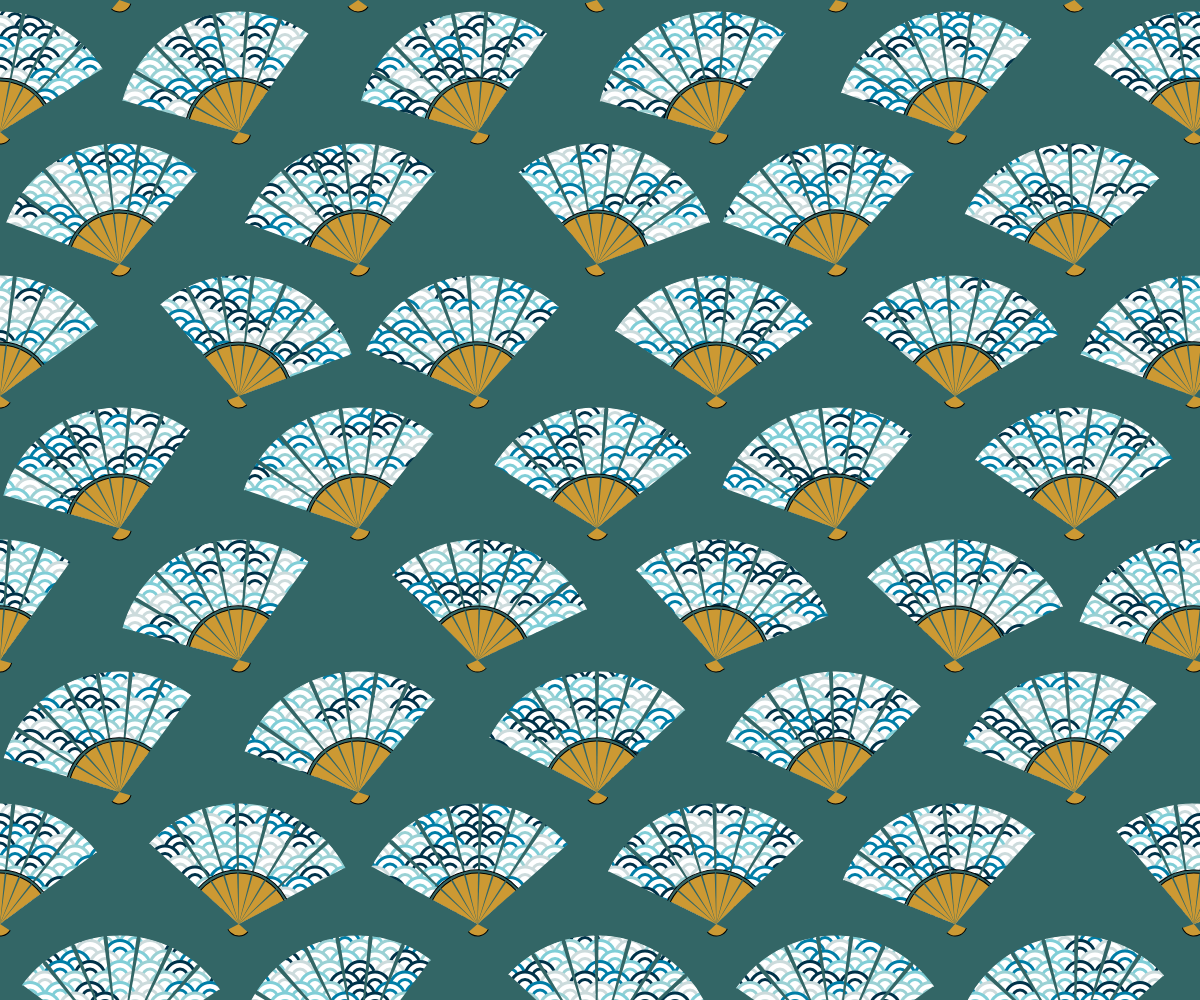
Frame 1 (no input)
Frame 2 (the mouse pressed at the canvas centre, redrawn once): identical to frame 1, image omitted

The p5.js sketch that drew this single still picture (run headless with seeded random() and noise() and a simulated clock; the mouse was pressed at the canvas centre and the sketch redrawn once):

// p5.js sketch
// ── sketch.js
"use strict"

const COLORS = ["#CCDBDC", "#9AD1D4", "#80CED7", "#007EA7", "#003249"];
const WHITE  = "#FFFFFF";
const BLACK  = "#336666";
const BROWN  = "#CC9933";

let myGraphics;

function setup(){
	createCanvas(windowWidth, windowHeight);
	angleMode(DEGREES); rectMode(CENTER); imageMode(CENTER);
	textAlign(CENTER, CENTER); textSize(14);
	noLoop();

	myGraphics = new MyGraphics(windowWidth, windowHeight);
}

function draw(){
	background(BLACK);
	noFill();
	noStroke();

	myGraphics.draw();
}

function getColor(colors){
	return colors[floor(random()*colors.length)];
}

class MyGraphics{

	constructor(w, h){
		this._w = w;
		this._h = h;
		this._main = createGraphics(w, h);
		this._main.angleMode(DEGREES);
		this._mask = createGraphics(w, h);
		this._mask.angleMode(DEGREES);
		this._parts = createGraphics(w, h);
		this._parts.angleMode(DEGREES);
		this.setup();
	}

	setup(){

		{
			// Main
			const dia = 30;
			const weight = dia * 0.1;
			const pX = dia;
			const pY = dia * 0.35;
			const rows = floor(this._h / pY) + 2;
			const cols = floor(this._w / pX) + 2;
			for(let r=0; r<rows; r++){
				for(let c=0; c<cols; c++){
					let x = c * pX;
					let y = r * pY;
					if(r%2==0) x += pX / 2;
					this._main.fill(WHITE);
					this._main.stroke(getColor(COLORS));
					this._main.strokeWeight(weight);
					this._main.circle(x, y, dia);
					this._main.circle(x, y, dia*0.5);
				}
			}
		}

		{
			// Mask, Parts
			const len = 120;
			const dD  = 14;
			const oD  = 2;
			const pX = len * cos((180-(dD+oD)*7)/2) * 2.4;
			const pY = len * 1.1;
			const rows = floor(height / pY) + 2;
			const cols = floor(width / pX) + 2;
			for(let r=0; r<rows; r++){
				for(let c=0; c<cols; c++){
					let x = pX * c;
					let y = pY * r;
					if(r%2==0) x -= pX / 2;
					const rot = random(-20, 20);
					drawOugi(this._mask, x, y, len, dD, oD, rot);
					drawHandle(this._parts, x, y, len, dD, oD, rot);
				}
			}
		}
	}

	draw(){
		const img = this._main.get();
		img.mask(this._mask.get());
		image(img, this._w/2, this._h/2);
		const imgParts = this._parts.get();
		image(imgParts, this._w/2, this._h/2);
	}
}

function drawOugi(grx, x, y, len, dD, oD, rot=0){

	const pD = dD + oD;
	const sD = 180 + (180-pD*7)/2;

	grx.push();
	grx.translate(x, y);
	grx.rotate(rot);

	grx.fill(WHITE);
	for(let i=0; i<7; i++){
		const start = sD + pD*i;
		const end = start + dD;
		grx.arc(0, 0, len*2, len*2, start, end);
	}
	grx.pop();
}

function drawHandle(grx, x, y, len, dD, oD, rot=0){

	const pD = dD + oD;
	const sD = 180 + (180-pD*7)/2;

	grx.push();
	grx.translate(x, y);
	grx.rotate(rot);

	grx.fill(BLACK);
	grx.arc(0, 0, len*0.9, len*0.9, sD, sD+pD*7-oD);
	grx.fill(BROWN);
	for(let i=0; i<7; i++){
		grx.arc(0, 0, len*0.85, len*0.85, sD+pD*i, sD+pD*i+dD);
	}
	grx.arc(0, 0, len*0.2, len*0.2, sD-180, sD+pD*7-oD-180);
	grx.pop();
}
